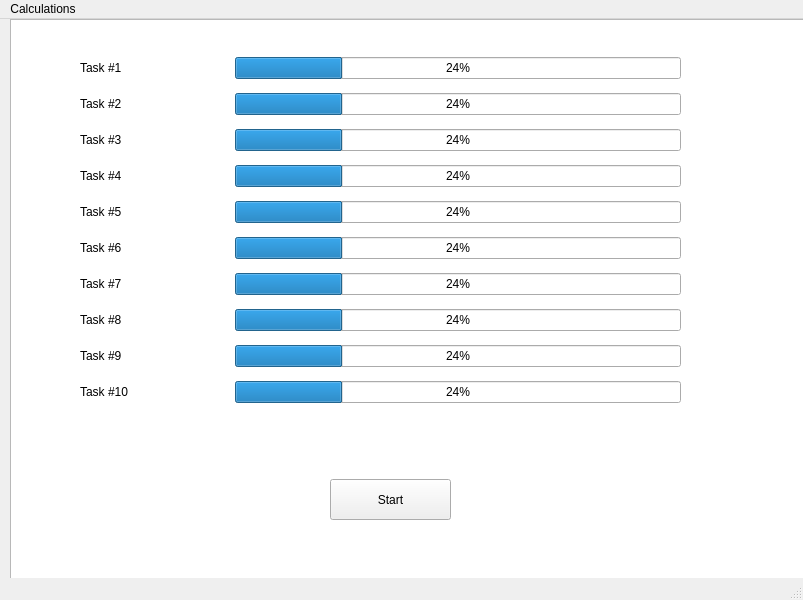
<?xml version="1.0" encoding="UTF-8"?>
<ui version="4.0">
 <class>MainWindow</class>
 <widget class="QMainWindow" name="MainWindow">
  <property name="geometry">
   <rect>
    <x>0</x>
    <y>0</y>
    <width>803</width>
    <height>600</height>
   </rect>
  </property>
  <property name="windowTitle">
   <string>MainWindow</string>
  </property>
  <widget class="QWidget" name="centralwidget">
   <widget class="QWidget" name="verticalLayoutWidget">
    <property name="geometry">
     <rect>
      <x>80</x>
      <y>30</y>
      <width>601</width>
      <height>371</height>
     </rect>
    </property>
    <layout class="QGridLayout" name="gridLayout" columnstretch="1,3">
     <item row="4" column="0">
      <widget class="QLabel" name="label_6">
       <property name="text">
        <string>Task #4</string>
       </property>
      </widget>
     </item>
     <item row="4" column="1">
      <widget class="QProgressBar" name="progressBar_6">
       <property name="value">
        <number>24</number>
       </property>
      </widget>
     </item>
     <item row="8" column="1">
      <widget class="QProgressBar" name="progressBar_2">
       <property name="value">
        <number>24</number>
       </property>
      </widget>
     </item>
     <item row="3" column="1">
      <widget class="QProgressBar" name="progressBar_5">
       <property name="value">
        <number>24</number>
       </property>
      </widget>
     </item>
     <item row="5" column="0">
      <widget class="QLabel" name="label_5">
       <property name="text">
        <string>Task #5</string>
       </property>
      </widget>
     </item>
     <item row="1" column="0">
      <widget class="QLabel" name="label">
       <property name="text">
        <string>Task #1</string>
       </property>
      </widget>
     </item>
     <item row="10" column="0">
      <widget class="QLabel" name="label_10">
       <property name="text">
        <string>Task #10</string>
       </property>
      </widget>
     </item>
     <item row="7" column="1">
      <widget class="QProgressBar" name="progressBar_3">
       <property name="value">
        <number>24</number>
       </property>
      </widget>
     </item>
     <item row="7" column="0">
      <widget class="QLabel" name="label_9">
       <property name="text">
        <string>Task #7</string>
       </property>
      </widget>
     </item>
     <item row="2" column="0">
      <widget class="QLabel" name="label_4">
       <property name="text">
        <string>Task #2</string>
       </property>
      </widget>
     </item>
     <item row="6" column="0">
      <widget class="QLabel" name="label_2">
       <property name="text">
        <string>Task #6</string>
       </property>
      </widget>
     </item>
     <item row="9" column="0">
      <widget class="QLabel" name="label_7">
       <property name="text">
        <string>Task #9</string>
       </property>
      </widget>
     </item>
     <item row="8" column="0">
      <widget class="QLabel" name="label_8">
       <property name="text">
        <string>Task #8</string>
       </property>
      </widget>
     </item>
     <item row="2" column="1">
      <widget class="QProgressBar" name="progressBar_4">
       <property name="value">
        <number>24</number>
       </property>
      </widget>
     </item>
     <item row="5" column="1">
      <widget class="QProgressBar" name="progressBar_7">
       <property name="value">
        <number>24</number>
       </property>
      </widget>
     </item>
     <item row="6" column="1">
      <widget class="QProgressBar" name="progressBar_8">
       <property name="value">
        <number>24</number>
       </property>
      </widget>
     </item>
     <item row="10" column="1">
      <widget class="QProgressBar" name="progressBar_1">
       <property name="value">
        <number>24</number>
       </property>
      </widget>
     </item>
     <item row="9" column="1">
      <widget class="QProgressBar" name="progressBar_9">
       <property name="value">
        <number>24</number>
       </property>
      </widget>
     </item>
     <item row="3" column="0">
      <widget class="QLabel" name="label_3">
       <property name="text">
        <string>Task #3</string>
       </property>
      </widget>
     </item>
     <item row="1" column="1">
      <widget class="QProgressBar" name="progressBar_0">
       <property name="value">
        <number>24</number>
       </property>
      </widget>
     </item>
    </layout>
   </widget>
   <widget class="QPushButton" name="pushButton">
    <property name="geometry">
     <rect>
      <x>330</x>
      <y>460</y>
      <width>121</width>
      <height>41</height>
     </rect>
    </property>
    <property name="text">
     <string>Start</string>
    </property>
   </widget>
   <widget class="QTableWidget" name="tableWidget">
    <property name="geometry">
     <rect>
      <x>10</x>
      <y>0</y>
      <width>801</width>
      <height>561</height>
     </rect>
    </property>
   </widget>
   <zorder>tableWidget</zorder>
   <zorder>verticalLayoutWidget</zorder>
   <zorder>pushButton</zorder>
  </widget>
  <widget class="QMenuBar" name="menubar">
   <property name="geometry">
    <rect>
     <x>0</x>
     <y>0</y>
     <width>803</width>
     <height>22</height>
    </rect>
   </property>
   <widget class="QMenu" name="menuCalculations">
    <property name="title">
     <string>Calculations</string>
    </property>
   </widget>
   <addaction name="menuCalculations"/>
  </widget>
  <widget class="QStatusBar" name="statusbar"/>
 </widget>
 <resources/>
 <connections/>
</ui>
